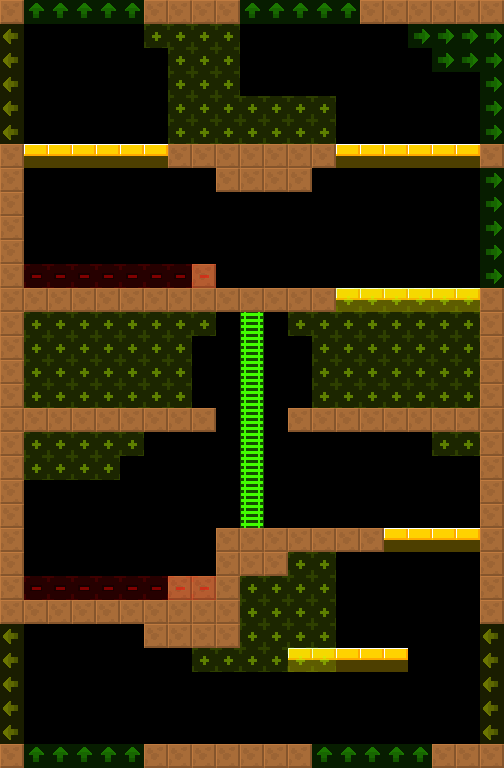

Tiled map render using the project's own tile images. Description and the map definition, with tile-layer contents summarised, below:
An orthogonal 21x32 tile map with 24x24 px tiles, 2 tile layers (col, lnk), 2 tilesets and 5 objects (3x Door, 2x Water).

<map version="1.4" tiledversion="1.4.2" orientation="orthogonal" renderorder="right-down" width="21" height="32" tilewidth="24" tileheight="24" infinite="0" nextlayerid="4" nextobjectid="8">
 <tileset firstgid="6" source="../../lnk.tsx" />
 <tileset firstgid="1" source="../../col.tsx" />
 <layer id="1" name="col" width="21" height="32">
  <data>[672 cells, 160 non-empty, 3 distinct tile ids]</data>
 </layer>
 <layer id="2" name="lnk" width="21" height="32" opacity="0.5">
  <data>[672 cells, 185 non-empty, 5 distinct tile ids]</data>
 </layer>
 <objectgroup id="3" name="markers" opacity="0.5">
  <object id="1" name="Door" type="Door" x="216" y="120" width="24" height="24">
   <properties>
    <property name="yr" value="0" />
    <property name="xr" value="0" />
   </properties>
  </object>
  <object id="2" name="Water" type="Water" x="24" y="264" width="168" height="24">
   <properties>
    <property name="yr" value="0" />
    <property name="xr" value="0" />
   </properties>
  </object>
  <object id="3" name="Door" type="Door" x="168" y="384" width="24" height="24">
   <properties>
    <property name="yr" value="0" />
    <property name="xr" value="0" />
   </properties>
  </object>
  <object id="4" name="Door" type="Door" x="312" y="384" width="24" height="24">
   <properties>
    <property name="yr" value="0" />
    <property name="xr" value="0" />
   </properties>
  </object>
  <object id="5" name="Water" type="Water" x="24" y="576" width="144" height="24">
   <properties>
    <property name="yr" value="0" />
    <property name="xr" value="0" />
   </properties>
  </object>
 </objectgroup>
</map>
